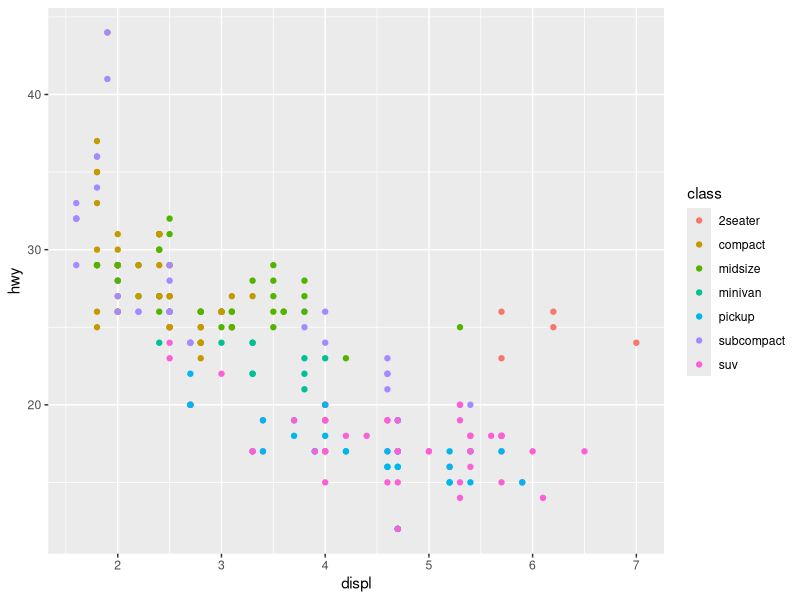
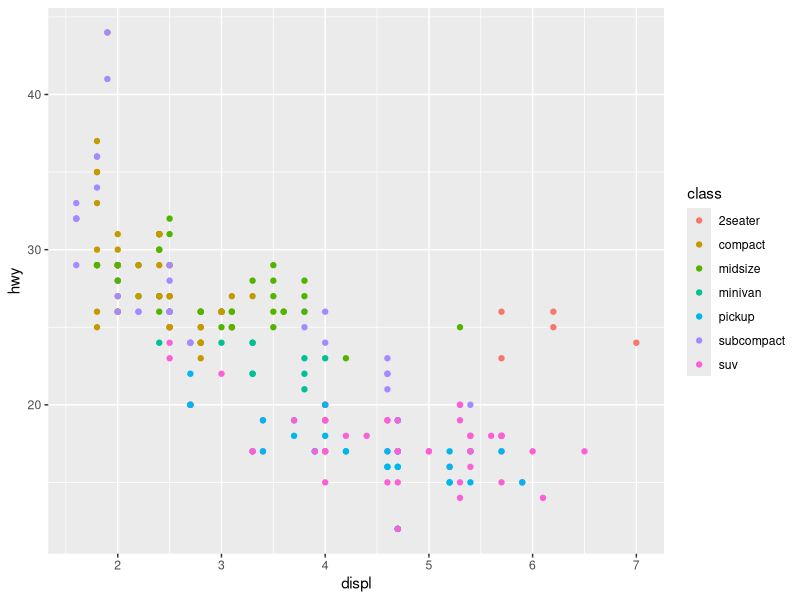
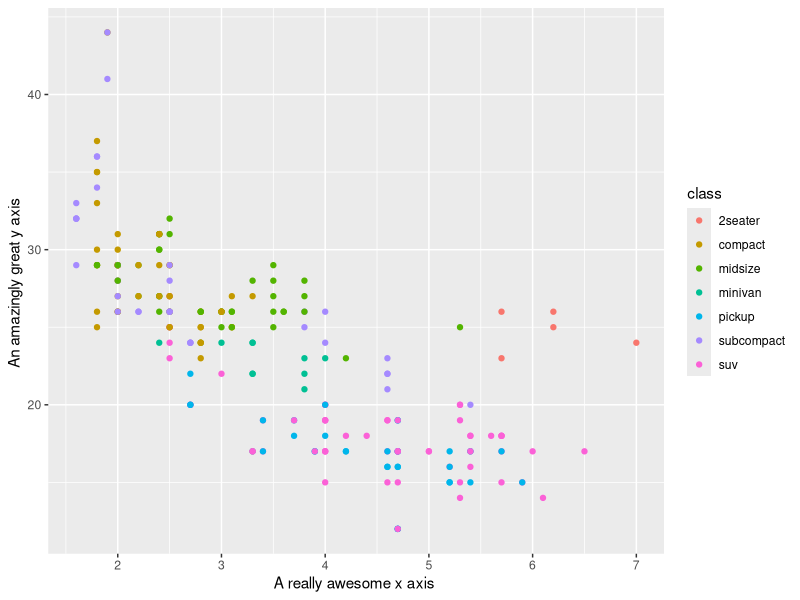
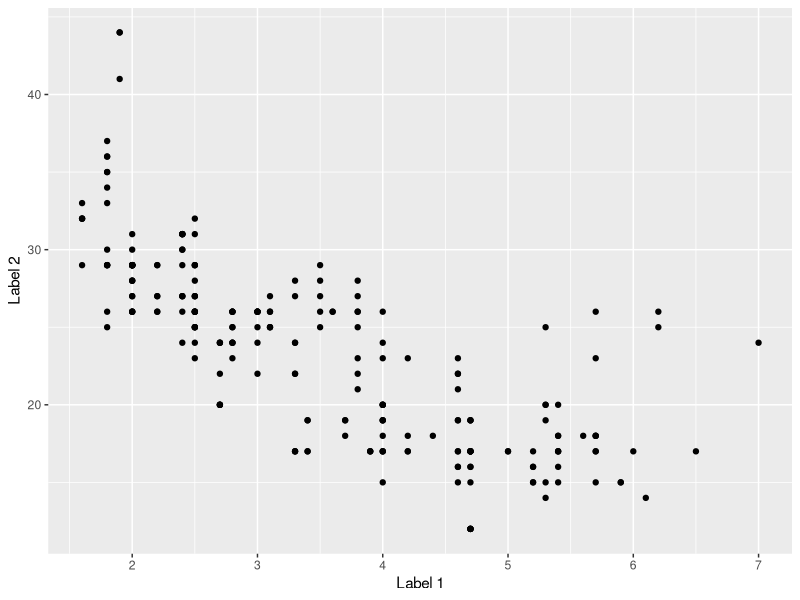
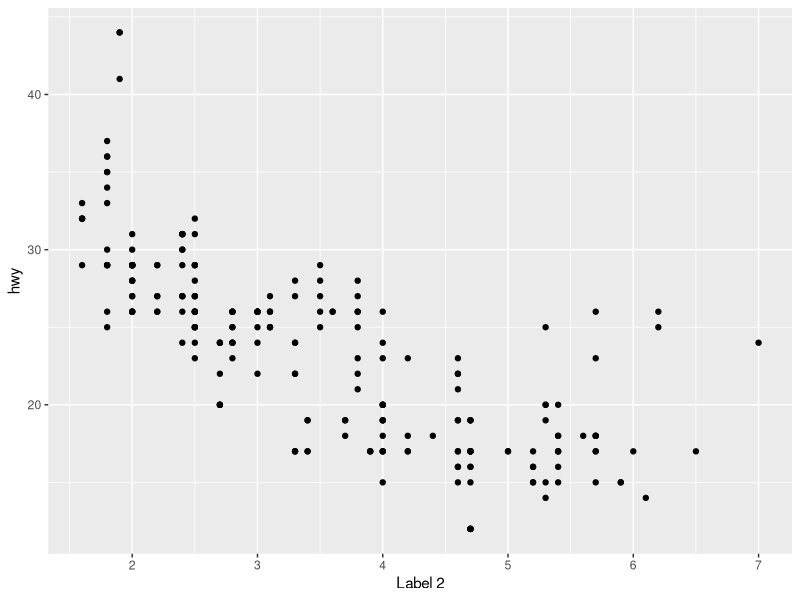
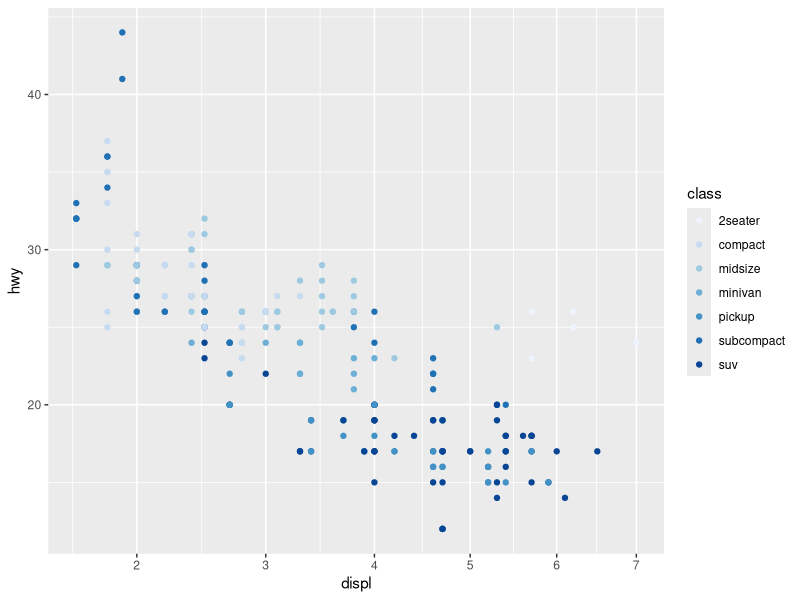
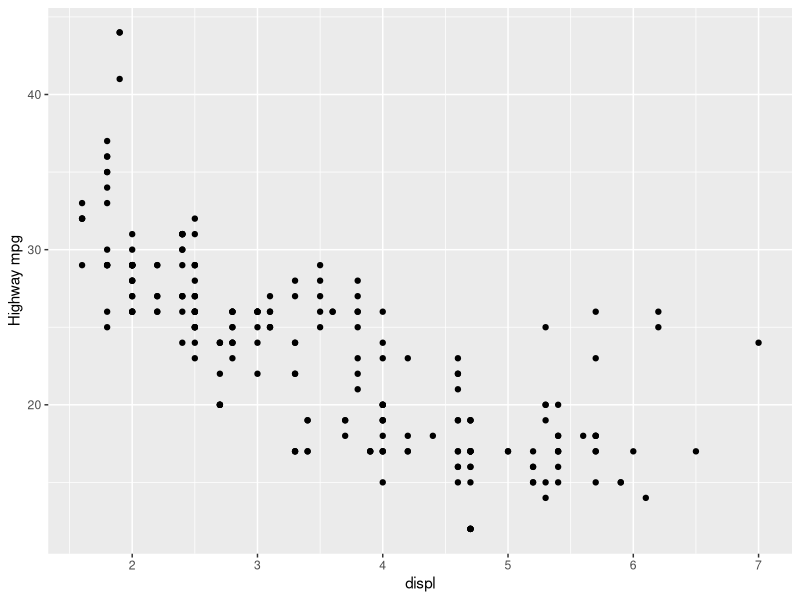
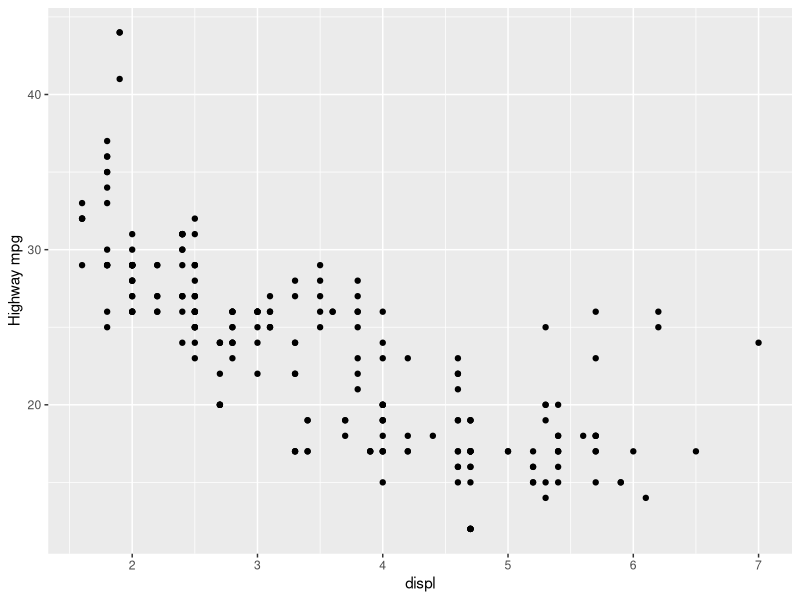

Recreate these plots in R, in order. (Note: this script raises an error after producing the figures.)
#Chapter 6 - Scales, Axes and Legends
library(ggplot2)

#6.2 Modifying Scales
ggplot(mpg, aes(displ, hwy)) + geom_point(aes(color=class))
ggplot(mpg, aes(displ, hwy)) + 
  geom_point(aes(color=class)) + 
  scale_x_continuous() + 
  scale_y_continuous() + 
  scale_color_discrete()

ggplot(mpg, aes(displ, hwy)) + 
  geom_point(aes(color=class)) + 
  scale_x_continuous("A really awesome x axis ") + 
  scale_y_continuous("An amazingly great y axis ") 
  
ggplot(mpg, aes(displ, hwy)) + 
  geom_point() + 
  scale_x_continuous("Label 1") + 
  scale_y_continuous("Label 2")

ggplot(mpg, aes(displ, hwy)) + 
  geom_point() + 
  scale_x_continuous("Label 2")

ggplot(mpg, aes(displ, hwy)) + 
  geom_point(aes(color=class)) + 
  scale_x_sqrt() + 
  scale_color_brewer()

ggplot(mpg, aes(displ)) + 
  scale_y_continuous('Highway mpg') + 
  scale_x_continuous() + 
  geom_point(aes(y=hwy))

ggplot(mpg, aes(displ)) + 
  scale_y_continuous('Highway mpg') + 
  geom_point(aes(y=hwy))

ggplot(mpg, aes(y=displ, x=class)) + 
  scale_y_continuous('Displacement (l)') + 
  scale_x_discrete("Car type") + 
  scale_x_discrete("Type of car") + 
  scale_color_discrete() + 
  geom_point(aes(color=drv)) + 
  scale_color_discrete("Drive\ntrain")

ggplot(mpg, aes(y=displ, x=class)) + 
  scale_y_continuous('Displacement (l)') + 
  scale_x_discrete("Type of car") + 
  geom_point(aes(color=drv)) + 
  scale_color_discrete("Drive\ntrain")

#6.3 Guides: Legends and Axes
#6.3.1 Scale Title 
df <- data.frame(x=1:2, y=1, z='a')
p <- ggplot(df, aes(x,y)) + geom_point()
p + scale_x_continuous('X axis')
p + scale_x_continuous(quote(a + mathematical ^ expression))
p <- ggplot(df, aes(x, y)) + geom_point(aes(color=z))
p + xlab('X axis') + ylab('Y axis')
p + labs(x='X axis', y='Y axis', color='Colour\nLegend')

p <- ggplot(df, aes(x, y)) + geom_point() + theme(plot.background=element_rect(color='grey50'))
p + labs(x="", y="")
p + labs(x=NULL, y=NULL)

#6.3.2 Breaks and Labels
df <- data.frame(x=c(1,3,5)* 1000, y=1)
axs <- ggplot(df, aes(x,y)) + geom_point() + labs(x=NULL, y=NULL)
axs
axs + scale_x_continuous(breaks=c(2000, 4000))
axs + scale_x_continuous(breaks = c(2000, 4000), labels=c('2k', '4k'))
leg <- ggplot(df, aes(y, x, fill=x)) + geom_tile() + labs(x=NULL, y=NULL)
leg
leg + scale_fill_continuous(breaks=c(2000, 4000))
leg + scale_fill_continuous(breaks=c(2000, 4000), labels=c('2k', '4k'))
df2 <- data.frame(x=1:3, y=c('a', 'b', 'c'))
ggplot(df2, aes(x, y)) + geom_point()
ggplot(df2, aes(x, y)) + geom_point() + scale_y_discrete(labels=c(a='apple', b='banana', c='carrot'))
axs + scale_x_continuous(breaks=NULL)
axs + scale_x_continuous(labels=NULL)
leg + scale_fill_continuous(breaks=NULL)
leg + scale_fill_continuous(labels=NULL)

# 6.3 : Guides - Legends and Axes
#6.3.1 Scale Title
df <- data.frame(x=1:2, y=1, z='a')
p <- ggplot(df, aes(x, y)) + geom_point()
p + scale_x_continuous("X Axis")
p + scale_x_continuous(quote(a + mathematical ^ expression))

p <- ggplot(df, aes(x, y)) + geom_point(aes(color=z))
p + xlab('X Axis') + ylab('Y Axis')
p + labs(x='X Axis', y='Y axis', color = 'Color\nlegend')
p <- ggplot(df, aes(x,y)) + geom_point() + theme(plot.background=element_rect(color='grey50'))
p + labs(x='', y='')
p + labs(x=NULL, y=NULL)

#6.3.2 Breaks and Labels
df <- data.frame(x=c(1,3,5) * 1000, y=1)
axs <- ggplot(df, aes(x, y)) + geom_point() + labs(x=NULL, y=NULL)
axs
axs + scale_x_continuous(breaks=c(2000, 4000))
axs + scale_x_continuous(breaks=c(2000, 4000), labels=c('2k', '4k'))
leg <- ggplot(df, aes(y, x, fill=x)) + geom_tile() + labs(x=NULL, y=NULL)
leg
leg + scale_fill_continuous(breaks=c(2000, 4000))
leg + scale_fill_continuous(breaks=c(2000, 4000), labels=c('2k', '4k'))

df2 <- data.frame(x=1:3, y=c('a', 'b', 'c'))
ggplot(df2, aes(x, y)) + geom_point()
ggplot(df2, aes(x, y)) + geom_point() + scale_y_discrete(labels=c(a='apple', b='banana', c='carrot'))
axs + scale_x_continuous(breaks=NULL)
axs + scale_x_continuous(labels=NULL)

leg + scale_fill_continuous(breaks=NULL)
leg + scale_fill_continuous(labels=NULL)
axs + scale_y_continuous(labels=scales::percent_format())
axs + scale_y_continuous(labels=scales::dollar_format('$'))
leg + scale_fill_continuous(labels=scales::unit_format('k', 1e-3))

df <- data.frame(x=c(2,3,5,10,200, 3000), y=1)
ggplot(df, aes(x, y)) + geom_point() + scale_x_log10()
mb <- as.numeric(1:10 %o% 10 ^ (0:4))
ggplot(df, aes(x, y)) + geom_point() + scale_x_log10(minor_breaks=log10(mb))

#6.4: Legends
ggplot(df, aes(y, y)) + geom_point(size=4, color='grey20') + geom_point(aes(color=z), size=2)
df

norm <- data.frame(x=rnorm(1000), y=rnorm(1000))
norm$z <- cut(norm$x, 3, labels=c('a', 'b', 'c')) 
ggplot(norm, aes(x,y)) + geom_point(aes(color=z), alpha=0.1)
ggplot(norm, aes(x, y)) + geom_point(aes(color=z), alpha=0.1) + guides(color=guide_legend(override.aes=list(alpha=1)))

#6.4.2 Legend Layout
df <- data.frame(x=1:3, y=1:3, z=c('a', 'b', 'c'))
base <- ggplot(df, aes(x, y)) + geom_point(aes(color=z), size=3) + xlab(NULL) + ylab(NULL)
base + theme(legend.position='right')
base + theme(legend.position='bottom')
base + theme(legend.position='none')

base <- ggplot(df, aes(x, y)) + geom_point(aes(color=z), size=3)
base + theme(legend.position=c(0,1), legend.justification=c(0,1))
base + theme(legend.position=c(0.5, 0.5), legend.justification=c(0.5, 0.5))
base + theme(legend.position=c(1,0), legend.justification=c(1,0), legend.margin=unit(0, 'mm'))

#6.4.3 Guide Functions
df <- data.frame(x=1, y=1:3, z=1:3)
base <- ggplot(df, aes(x, y)) + geom_raster(aes(fill=z))
base
base + scale_fill_continuous(guide=guide_legend())
base + guides(fill=guide_legend())


#6.4 Legends
#6.4.1 Layers and Legends
ggplot(df, aes(y, y)) + geom_point(size=4, color='grey20') + geom_point(aes(color=z), size=2)

norm <- data.frame(x=rnorm(1000), y=rnorm(1000))
norm$z <- cut(norm$x, 3, labels=c('a', 'b', 'c'))
ggplot(norm, aes(x,y)) + geom_point(aes(color=z), alpha=0.1)
ggplot(norm, aes(x, y)) + geom_point(aes(color=z), alpha=0.5) + guides(color=guide_legend(override.aes=list(alpha=1)))

#6.4.3.1: guide_legend()
df <- data.frame(x=1, y=1:4, z=letters[1:4])
p <- ggplot(df, aes(x, y)) + geom_raster(aes(fill=z))
p
p + guides(fill = guide_legend(ncol=2))
p + guides(fill = guide_legend(ncol=2, byrow=TRUE))
p <- ggplot(df, aes(1, y)) + geom_bar(stat='identity', aes(fill=z))
p 
p + guides(fill=guide_legend(reverse=TRUE))

#6.5 Limits
